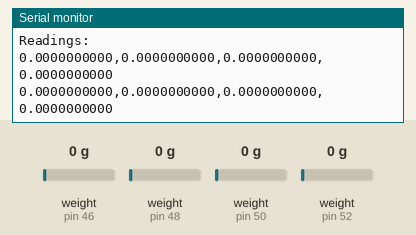
A sketch run on a simulated Arduino Uno, built with avr-gcc and run on an emulated ATmega328P. Parts: the last lines printed to the serial monitor. Inputs (shaded band) come from the test bench; at power-on: weight on the scale (sensors on pin 46, pin 48, pin 50, pin 52) 0 g.

Above: at 5.2 s.
5.3 s: weight on the scale (sensor on pin 46) set to 100 g
At 5.47 s:
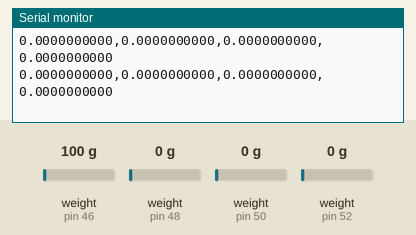
6.8 s: weight on the scale (sensor on pin 48) set to 100 g
At 7.1 s:
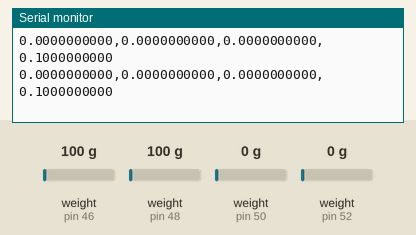
8.3 s: weight on the scale (sensor on pin 50) set to 100 g
At 8.31 s:
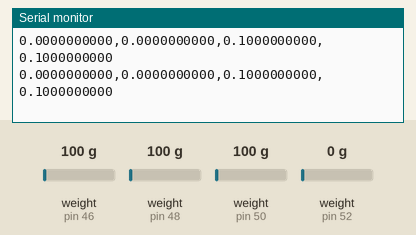
9.8 s: weight on the scale (sensor on pin 52) set to 100 g
At 9.94 s:
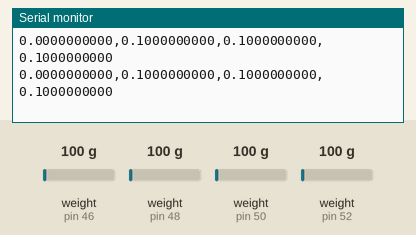
11.3 s: weight on the scale (sensor on pin 46) set to 1250 g
At 11.56 s:
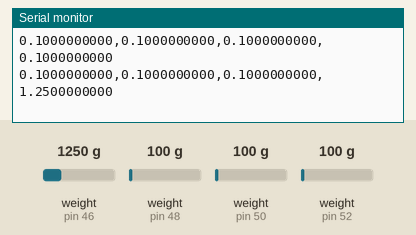
12.8 s: weight on the scale (sensor on pin 48) set to 1250 g
At 13.18 s:
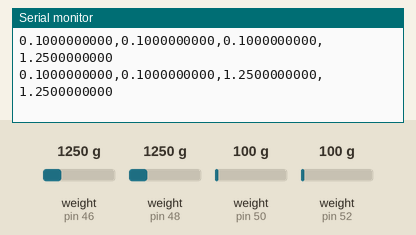
Timing chart, 0 to 15.3 s (numbered marks = the images above; inputs shaded):
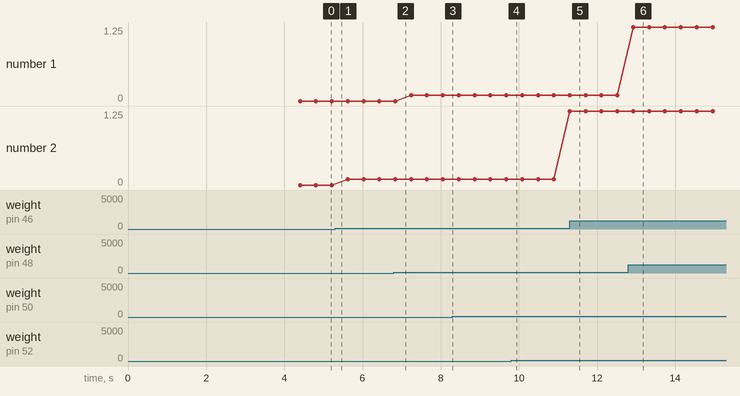

The sketch:

LoadCellPlate.ino
```cpp
// code from: https://github.com/bogde/HX711
#include "HX711.h"

HX711 load1;
HX711 load2;
HX711 load3;
HX711 load4;

double cal1 = -893000;
double cal2 = -886000;
double cal3 = -901000;
double cal4 = -875000;

void setup() {
  Serial.begin(115200);
  Serial.println("Force Plate");

  load1.begin(52, 53);
  load2.begin(50, 51);
  load3.begin(48, 49);
  load4.begin(46, 47);

  load1.set_scale(cal1);
  load1.tare();
  load2.set_scale(cal2);
  load2.tare();
  load3.set_scale(cal3);
  load3.tare();
  load4.set_scale(cal4);
  load4.tare();

  Serial.println("Readings:");
}

void loop() {
  float force1 = load1.get_units();
  float force2 = load2.get_units();
  float force3 = load3.get_units();
  float force4 = load4.get_units();

  //double average = (force1+force2+force3+force4)/4.0;

  //Serial.print("Reading: ");
  //Serial.print(average, 4); //scale.get_units() returns a float
  //Serial.print(" kgs"); //You can change this to kg but you'll need to refactor the calibration_factor
//  Serial.print(force1);
//  Serial.print(", ");
//  Serial.print(force2);
//  Serial.print(", ");
//  Serial.print(force3);
//  Serial.print(", ");
//  Serial.println(force4);
  //Serial.println(force1+force2+force3+force4, 5);
  Serial.print(force1,DEC);
  Serial.print(",");
  Serial.print(force2,DEC);
  Serial.print(",");
  Serial.print(force3,DEC);
  Serial.print(",");
  Serial.print(force4,DEC);
  Serial.print("\r\n");
//  delay();
}
```

Measured:
- after the input at 11.3 s, the serial monitor: prints a new line at once (image 5)
- after the input at 12.8 s, the serial monitor: prints a new line after 0.13 s (image 6)
- plotted number 2: 0 → 0.1 after the input at 5.3 s, 0.1 → 1.25 after the input at 11.3 s
